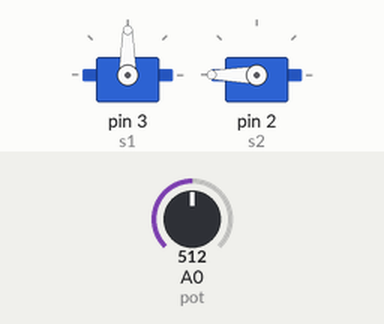
This sketch was run on a simulated Arduino Uno, built with avr-gcc and run on an emulated ATmega328P. On the bench: 2 × servo. Inputs (shaded band) come from the test bench; at power-on: A0 (pot) = 512.

Above: at 4.9 s.
5.0 s: A0 (pot) set to 716
At 8.6 s:
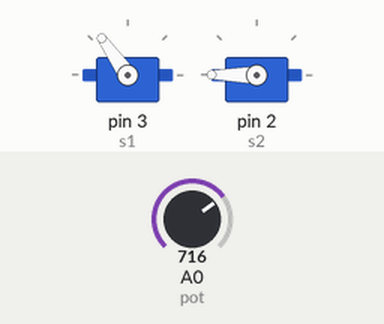
14.5 s: A0 (pot) set to 900
At 17.3 s:
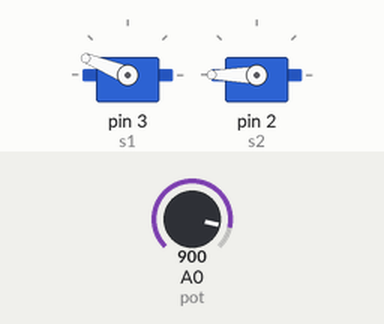
24.0 s: A0 (pot) set to 1008
At 26.0 s:
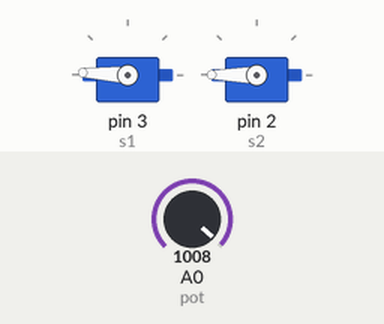
32.3 s: A0 (pot) set to 1023
At 33.4 s:
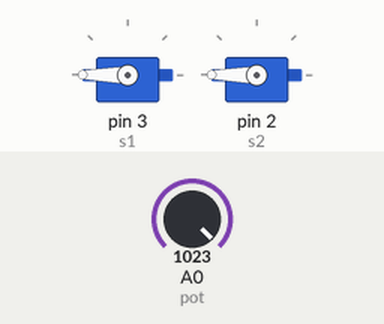
37.4 s: A0 (pot) set to 306
At 42.0 s:
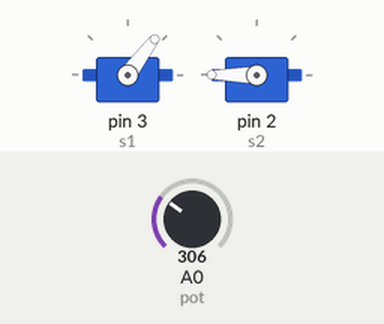
Timing chart, 0 to 47.7 s (numbered marks = the images above; inputs shaded):
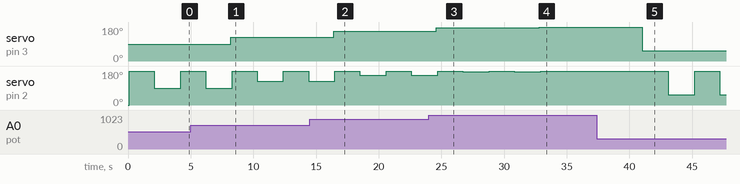

The sketch:

_25_micro_servo_motor1.ino
```cpp
#include <Servo.h>
#define pot A0
Servo s1;
Servo s2;
int angs1;
int angs2;
int pos;

void setup()
{
  s1.attach(3);
  angs1=0;
  s1.write(angs1); //0 a 180

  s2.attach(2);
  angs2=0;
  s2.write(angs2);

  pos=0;
}

void loop()
{
  angs1=map(analogRead(pot), 0, 1023, 0, 180);
  s1.write(angs1);
  pos=s1.read(); //lê a posição do servo
  delay(100);

  angs2=180;
  s2.write(angs2);
  delay(2000);

  angs2=0;
  s2.write(pos);
  delay(2000);
}
```

Measured:
- after the input at 5.0 s, servo on pin 3 (s1): 90° → 125° after 3.2 s
- after the input at 14.5 s, servo on pin 3 (s1): 125° → 158° after 1.9 s
- after the input at 24.0 s, servo on pin 3 (s1): 158° → 177° after 0.60 s
- after the input at 32.3 s, servo on pin 3 (s1): 177° → 180° after 0.50 s; servo on pin 2 (s2): goes on until 32.9 s, then stays 180°
- after the input at 37.4 s, servo on pin 3 (s1): 180° → 53° after 3.6 s; servo on pin 2 (s2): 180° → 53° after 5.7 s, → 180° 2.1 s later, → 53° 2.0 s later
- by itself, servo on pin 2 (s2): alternates 180° for 2.0 s and 158° for 2.1 s
